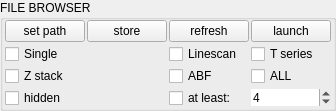
   <widget class="QGroupBox" name="groupBox_9">
    <property name="geometry">
     <rect>
      <x>5</x>
      <y>330</y>
      <width>221</width>
      <height>91</height>
     </rect>
    </property>
    <property name="title">
     <string>FILE BROWSER</string>
    </property>
    <layout class="QGridLayout" name="gridLayout_7">
     <property name="leftMargin">
      <number>2</number>
     </property>
     <property name="topMargin">
      <number>0</number>
     </property>
     <property name="rightMargin">
      <number>2</number>
     </property>
     <property name="bottomMargin">
      <number>0</number>
     </property>
     <property name="spacing">
      <number>2</number>
     </property>
     <item row="0" column="3">
      <widget class="QPushButton" name="btnBrowserLaunch">
       <property name="styleSheet">
        <string notr="true">font: 7pt &quot;MS Shell Dlg 2&quot;;</string>
       </property>
       <property name="text">
        <string>launch</string>
       </property>
      </widget>
     </item>
     <item row="0" column="0">
      <widget class="QPushButton" name="btnBrowserPath">
       <property name="styleSheet">
        <string notr="true">font: 7pt &quot;MS Shell Dlg 2&quot;;</string>
       </property>
       <property name="text">
        <string>set path</string>
       </property>
      </widget>
     </item>
     <item row="0" column="2">
      <widget class="QPushButton" name="btnBrowserRefresh">
       <property name="styleSheet">
        <string notr="true">font: 7pt &quot;MS Shell Dlg 2&quot;;</string>
       </property>
       <property name="text">
        <string>refresh</string>
       </property>
      </widget>
     </item>
     <item row="1" column="2">
      <widget class="QCheckBox" name="cbBrL">
       <property name="styleSheet">
        <string notr="true">font: 7pt &quot;MS Shell Dlg 2&quot;;</string>
       </property>
       <property name="text">
        <string>Linescan</string>
       </property>
      </widget>
     </item>
     <item row="1" column="0">
      <widget class="QCheckBox" name="cbBrS">
       <property name="styleSheet">
        <string notr="true">font: 7pt &quot;MS Shell Dlg 2&quot;;</string>
       </property>
       <property name="text">
        <string>Single</string>
       </property>
      </widget>
     </item>
     <item row="2" column="0">
      <widget class="QCheckBox" name="cbBrZ">
       <property name="styleSheet">
        <string notr="true">font: 7pt &quot;MS Shell Dlg 2&quot;;</string>
       </property>
       <property name="text">
        <string>Z stack</string>
       </property>
      </widget>
     </item>
     <item row="1" column="3">
      <widget class="QCheckBox" name="cbBrT">
       <property name="styleSheet">
        <string notr="true">font: 7pt &quot;MS Shell Dlg 2&quot;;</string>
       </property>
       <property name="text">
        <string>T series</string>
       </property>
      </widget>
     </item>
     <item row="2" column="3">
      <widget class="QCheckBox" name="cbBrAll">
       <property name="styleSheet">
        <string notr="true">font: 7pt &quot;MS Shell Dlg 2&quot;;</string>
       </property>
       <property name="text">
        <string>ALL</string>
       </property>
      </widget>
     </item>
     <item row="2" column="2">
      <widget class="QCheckBox" name="cbBrA">
       <property name="styleSheet">
        <string notr="true">font: 7pt &quot;MS Shell Dlg 2&quot;;</string>
       </property>
       <property name="text">
        <string>ABF</string>
       </property>
      </widget>
     </item>
     <item row="3" column="3">
      <widget class="QSpinBox" name="sbAtLeast">
       <property name="styleSheet">
        <string notr="true">font: 7pt &quot;MS Shell Dlg 2&quot;;</string>
       </property>
       <property name="frame">
        <bool>false</bool>
       </property>
       <property name="suffix">
        <string/>
       </property>
       <property name="value">
        <number>4</number>
       </property>
      </widget>
     </item>
     <item row="3" column="2">
      <widget class="QCheckBox" name="cbAtLeast">
       <property name="styleSheet">
        <string notr="true">font: 7pt &quot;MS Shell Dlg 2&quot;;</string>
       </property>
       <property name="text">
        <string>at least:</string>
       </property>
      </widget>
     </item>
     <item row="3" column="0">
      <widget class="QCheckBox" name="cbBrH">
       <property name="styleSheet">
        <string notr="true">font: 7pt &quot;MS Shell Dlg 2&quot;;</string>
       </property>
       <property name="text">
        <string>hidden</string>
       </property>
      </widget>
     </item>
     <item row="0" column="1">
      <widget class="QPushButton" name="btnBrowserStore">
       <property name="styleSheet">
        <string notr="true">font: 7pt &quot;MS Shell Dlg 2&quot;;</string>
       </property>
       <property name="text">
        <string>store</string>
       </property>
      </widget>
     </item>
    </layout>
   </widget>
